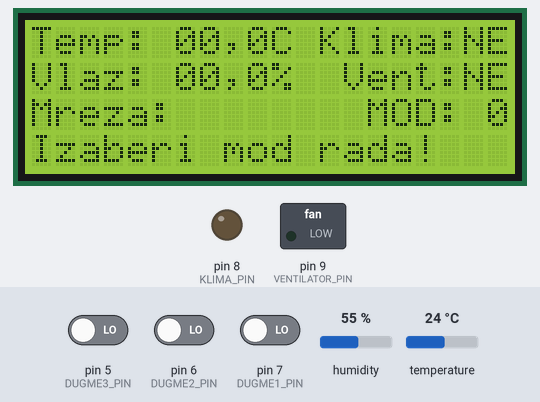
Bench run of a sketch on a simulated Arduino Uno, built with avr-gcc and run on an emulated ATmega328P. Parts: 20×4 character LCD, switched loads named in the sketch (green lamp = pin HIGH), output pins drawn as LEDs (lit = HIGH). Wiring (inferred from the names in the program): DS3231 clock at I2C address 0x68. Inputs (shaded band) come from the test bench; at power-on: temperature 24 °C, pin 5 (DUGME3_PIN) LOW, pin 6 (DUGME2_PIN) LOW, humidity 55 %, pin 7 (DUGME1_PIN) LOW. WiFi joins after 1.5 s; servers stay silent unless stated; uploads are accepted with an empty reply; the local clock reads 2024-03-15 10:24:30 at power-on unless the sketch sets it; random numbers use the default seed unless the sketch sets one.

Above: at 1.7 s.
1.8 s: temperature set to 1 °C
At 3.0 s:
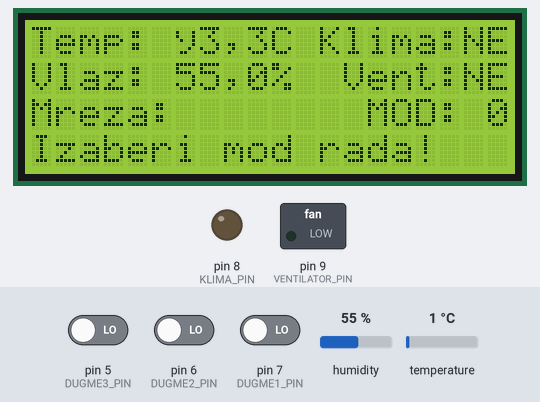
3.7 s: pin 5 (DUGME3_PIN) driven HIGH
At 5.8 s:
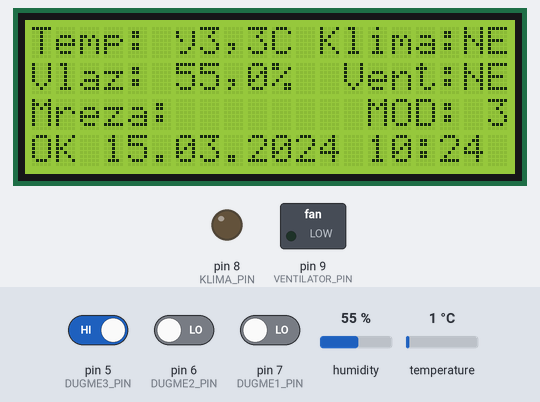
6.9 s: pin 6 (DUGME2_PIN) driven HIGH
At 9.7 s:
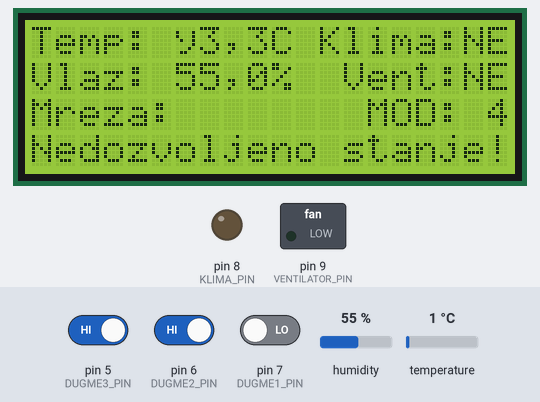
10.2 s: temperature set to 12 °C
At 13.6 s:
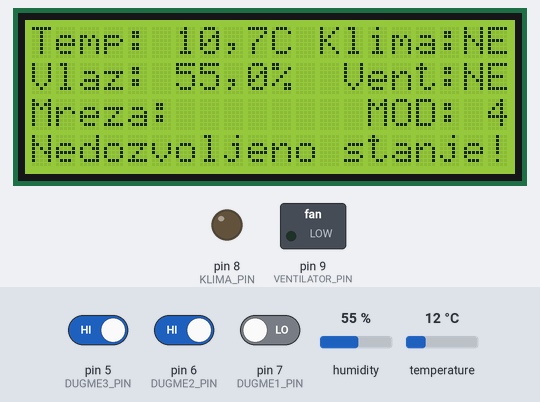
14.5 s: pin 5 (DUGME3_PIN) driven LOW
At 17.4 s:
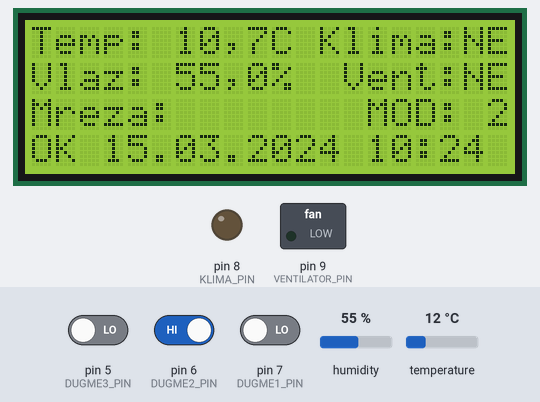
17.7 s: humidity set to 22 %
At 31.5 s:
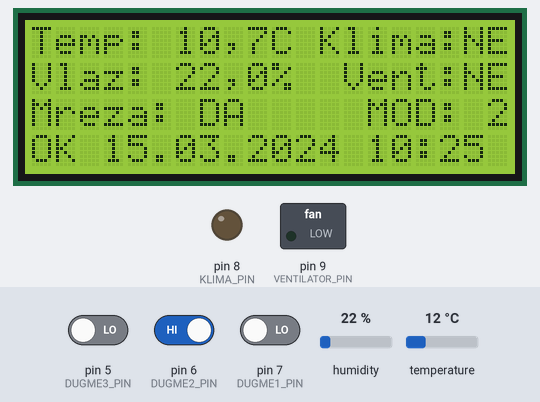
Timing chart, 0 to 31.8 s (numbered marks = the images above; inputs shaded):
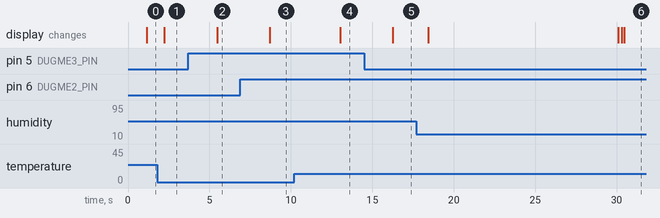

Measured:
- after the input at 3.7 s, the display: changes after 1.8 s (image 2)
- after the input at 6.9 s, the display: changes after 1.8 s (image 3)
- after the input at 10.2 s, the display: changes after 2.8 s (image 4)
- after the input at 14.5 s, the display: changes after 1.8 s (image 5)

The sketch:

sampinjoni-1.0.ino
```cpp
#include <SPI.h>
#include <Ethernet.h>
//#include <EthernetUdp.h>
#include <Wire.h>
#include <LiquidCrystal_I2C.h>
#include <DHT.h>
//#include <SD.h>
#include <avr/wdt.h>

#define DS3231_I2C_ADDRESS 0x68
#define SERIAL_NUMBER AUN1BK01
#define DEFAULT_MAC { 0xDE, 0xAD, 0x10, 0x00, 0x04, 0x56 };
#define DEFAULT_PORT 8888
#define DUGME1_PIN 7
#define DUGME2_PIN 6
#define DUGME3_PIN 5
#define KLIMA_PIN 8
#define VENTILATOR_PIN 9
//#define SD_KARTICA_PIN 10
#define DHT21_PIN 14
#define DHTTYPE DHT21

#define BUTTON_PERIOD 1000
#define SENSOR_PERIOD 2000
#define DISPLAY_PERIOD 1000
#define CONTROL_PERIOD 60000
#define NETWORK_PERIOD 30000
#define TIME_PERIOD 1000
//#define FILE_PERIOD 10000

typedef struct FAZA {
  unsigned int min_temperatura;
  unsigned int max_temperatura;
  //char min_vlaznost;
  // char max_vlaznost;
  int min_co2;
  int max_co2;
  boolean ventilator;
  boolean klima;
  char naziv;
};

DHT dht(DHT21_PIN, DHTTYPE);
LiquidCrystal_I2C lcd(0x27, 2, 1, 0, 4, 5, 6, 7, 3, POSITIVE);
//EthernetUDP Udp;
EthernetClient client;
byte _MAC_ADDRESS[] = DEFAULT_MAC;
const unsigned int _PORT = DEFAULT_PORT;
//char packetBuffer[UDP_TX_PACKET_MAX_SIZE];

char fileName[8]  =  "LOG.TXT";

char tempDisplayOutput[21]  =  "Temp: 00,0C Klima:NE";
char vlazDisplayOutput[21]  =  "Vlaz: 00,0%  Vent:NE";
char co2DisplayOutput[21]   =  "Mreza:        MOD: 0";
char timeDisplayOutput[21]  =  "OK 00.00.2000 00:00 ";
char beginDisplayOutput[21] =  "Izaberi mod rada!   ";
char errorDisplayOutput[21] =  "Nedozvoljeno stanje!";
char networkDisplayOutput[21] =  "Slanje podataka.....";
char networkOKDisplayOutput[21] =  "Slanje podataka...OK";
char networkFailDisplayOutput[21] =  "Slanje nije uspjelo!";

// SERIAL_NUMBER-TEMPERATURE-HUMIDITY-CO2-AC-VENT-MOD-DATE-MONTH-YEAR-HOUR-MINUTE-SECOND
char networkResponse[46] = "AUN1BK01-00.0-00.00000-NE-NE-0-00002000000000";

FAZA pocetnaFaza      = {0, 0, 0, 0, false, false, 0};
FAZA fazaPrva         = {200, 220, 4000, 6000, true, true, 1};
FAZA fazaDruga        = {140, 180, 4000, 6000, true, true, 2};
FAZA fazaTreca        = {160, 180, 1100, 1500, true, true, 3};
FAZA nedozvoljenaFaza = {0, 0, 0, 0, false, false, 4};
FAZA* trenutnaFaza;

unsigned long buttonTime, sensorTime, controlTime, displayTime, networkTime, timeTime; //,fileTime;

const IPAddress _IP_ADDRESS(192, 168, 1, 106);
const IPAddress _GATEWAY(192, 168, 1, 1);
const IPAddress _DNS(8, 8, 8, 8);
const IPAddress _SUBNET(255, 255, 255, 0);

void setup() {

  pinMode(DUGME1_PIN, INPUT);
  pinMode(DUGME2_PIN, INPUT);
  pinMode(DUGME3_PIN, INPUT);
  pinMode(KLIMA_PIN, OUTPUT);
  pinMode(VENTILATOR_PIN, OUTPUT);
  //pinMode(SD_KARTICA_PIN, OUTPUT);

  lcd.begin(20, 4);
  lcd.backlight();
 // if( Ethernet.begin(_MAC_ADDRESS) != 1 ){
    Ethernet.begin(_MAC_ADDRESS, _IP_ADDRESS, _DNS, _GATEWAY, _SUBNET);
 // }
  //Ethernet.begin(_MAC_ADDRESS, _IP_ADDRESS);
  //Udp.begin(DEFAULT_PORT);
  dht.begin();
  Wire.begin();
  //SD.begin(4);
  //setDS3231time(50,26,19,3,24,06,15);
  // Serial.begin(9600);
 wdt_enable(WDTO_8S);
   //wdt_enable(15);

  trenutnaFaza = &pocetnaFaza;

  buttonTime = millis();
  sensorTime = millis();
  controlTime = millis();
  displayTime = millis();
  networkTime = millis();
  timeTime = millis();
  // fileTime = millis();

}

void loop() {

  wdt_reset();

  if (millis() - timeTime  > TIME_PERIOD) {
    // provjeri stanje dugmadi
    timeAction();
    timeTime = millis();
  }

  wdt_reset();

  if ( millis() - buttonTime  > BUTTON_PERIOD) {
    // provjeri stanje dugmadi
    buttonAction();
    buttonTime = millis();
  }

  wdt_reset();

  if ( millis() - sensorTime > SENSOR_PERIOD) {
    // procitaj vrjednosti senzora
    sensorAction();
    sensorTime = millis();
  }

  wdt_reset();

  if (millis() - controlTime > CONTROL_PERIOD) {
    // preduzmi akciju paljenja uredjaja
    controlAction();
    controlTime = millis();
  }

  wdt_reset();

  if (  millis() - displayTime > DISPLAY_PERIOD) {
    // ispisi podatke na lcd
    displayAction();
    displayTime = millis();
  }

  wdt_reset();

  if ( millis() - networkTime > NETWORK_PERIOD) {
    // odgovori na mrezni upit
    networkAction();
    networkTime = millis();
  }

  //
  //  wdt_reset();
  //
  //  if ( millis() - fileTime > FILE_PERIOD) {
  //    // upisi na sd karticu
  //    fileAction();
  //    fileTime = millis();
  //  }

}

void buttonAction() {

  // ako je prvo pritisnuto onda je trenutnaFaza = fazaPrva itd...
  boolean valDugme1 = digitalRead(DUGME1_PIN) == HIGH;
  boolean valDugme2 = digitalRead(DUGME2_PIN) == HIGH;
  boolean valDugme3 = digitalRead(DUGME3_PIN) == HIGH;

  if      ( valDugme1 && !valDugme2 && !valDugme3 ) {
    trenutnaFaza = &fazaPrva;
  }
  else if ( !valDugme1 && valDugme2 && !valDugme3 ) {
    trenutnaFaza = &fazaDruga;
  }
  else if ( !valDugme1 && !valDugme2 && valDugme3 ) {
    trenutnaFaza = &fazaTreca;
  }
  else if ( !valDugme1 && !valDugme2 && !valDugme3 ) {
    trenutnaFaza = &pocetnaFaza;
  }
  else {
    trenutnaFaza = &nedozvoljenaFaza;
  }

  co2DisplayOutput[19] = trenutnaFaza->naziv + 48;
  networkResponse[29] = trenutnaFaza->naziv + 48;

}

void sensorAction() {

  unsigned int trenutnaTemperatura = dht.readTemperature() * 10 - 13;
  unsigned int trenutnaVlaznost = dht.readHumidity() * 10;
  unsigned int trenutniCO2 = random(4500, 5000) ;

  tempDisplayOutput[6] = networkResponse[9] = trenutnaTemperatura / 100 + 48;
  tempDisplayOutput[7] = networkResponse[10] = (trenutnaTemperatura % 100) / 10 + 48;
  tempDisplayOutput[9] = networkResponse[12] = trenutnaTemperatura % 10 + 48;

  vlazDisplayOutput[6] = networkResponse[14] = trenutnaVlaznost / 100 + 48;
  vlazDisplayOutput[7] = networkResponse[15] = (trenutnaVlaznost % 100) / 10 + 48;
  vlazDisplayOutput[9] = networkResponse[17] = trenutnaVlaznost % 10 + 48;

 // co2DisplayOutput[6]  = trenutniCO2 / 1000 + 48;
 // co2DisplayOutput[7]  = (trenutniCO2 % 1000) / 100 + 48;
  //co2DisplayOutput[8]  = (trenutniCO2 % 100) / 10 + 48;
 // co2DisplayOutput[9] = trenutniCO2 % 10 + 48;

}

void controlAction() {

  unsigned int trenutnaTemperatura = dht.readTemperature() * 10;

  if (trenutnaFaza->klima && (trenutnaTemperatura > trenutnaFaza->max_temperatura)) {

    //postavi bit za paljenje klime
    // klimaUkljucena = true;
    digitalWrite(KLIMA_PIN, HIGH);
    tempDisplayOutput[18] = 'D';
    tempDisplayOutput[19] = 'A';
    networkResponse[23] = 'D';
    networkResponse[24] = 'A';
  } else {

    //ugasi klimu
    // klimaUkljucena = false;
    digitalWrite(KLIMA_PIN, LOW);
    tempDisplayOutput[18] = 'N';
    tempDisplayOutput[19] = 'E';
    networkResponse[23] = 'N';
    networkResponse[24] = 'E';
  }

  if (trenutnaFaza->ventilator && (random(4500, 5000) > trenutnaFaza->max_co2)) {

    //postavi bit za paljenje ventilatora
    // ventilatorUkljucen = true;
    digitalWrite(VENTILATOR_PIN, HIGH);
    vlazDisplayOutput[18] = 'D';
    vlazDisplayOutput[19] = 'A';
    networkResponse[26] = 'D';
    networkResponse[27] = 'A';
  } else {

    //ugasi ventilator
    // ventilatorUkljucen = false;
    digitalWrite(VENTILATOR_PIN, LOW);
    vlazDisplayOutput[18] = 'N';
    vlazDisplayOutput[19] = 'E';
    networkResponse[26] = 'N';
    networkResponse[27] = 'E';
  }

}

void displayAction() {

  lcd.clear();

  lcd.setCursor(0, 0);
  lcd.print(tempDisplayOutput);

  lcd.setCursor(0, 1);
  lcd.print(vlazDisplayOutput);

  lcd.setCursor(0, 2);
  lcd.print(co2DisplayOutput);

  lcd.setCursor(0, 3);
  if (trenutnaFaza->naziv == 0) {
    lcd.print(beginDisplayOutput);
  }
  else if (trenutnaFaza->naziv == 4) {
    lcd.print(errorDisplayOutput);
  }
  else {
    lcd.print(timeDisplayOutput);
  }

}

void networkAction() {

  // send data over network
  // if there's data available, read a packet
  //  Serial.println(networkResponse);
  //  if (Udp.parsePacket())
  //  {
  //    // Udp.read(packetBuffer, UDP_TX_PACKET_MAX_SIZE);
  //    // Serial.println("REQUEST");
  //    Udp.beginPacket(Udp.remoteIP(), Udp.remotePort());
  //    // char  replyBuffer[reply.length() + 1];
  //    // reply.toCharArray(replyBuffer, reply.length() + 1);
  //    Udp.write(networkResponse);
  //    Udp.endPacket();
  //    Serial.println(networkResponse);
  //  }
wdt_disable();
  lcd.setCursor(0, 3);
  lcd.print(networkDisplayOutput);

  //networkResponse[17] = 48;

 int i = client.connect("adv-nemanjamarjan.rhcloud.com", 80);
 //int i = client.connect("192.168.1.2", 8080);


  if (i) {
    //Serial.println("connected");
    // Make a HTTP request:
    client.println("POST /rest/measurements/ HTTP/1.1");


  client.println("Host: adv-nemanjamarjan.rhcloud.com");
    //client.println("Host: 192.168.1.2");


    client.println("Connection: close");
    client.print("Content-Length: ");
    client.println(47);
    client.println();
    client.println(networkResponse);

    lcd.setCursor(0, 3);
    lcd.print(networkOKDisplayOutput);
    co2DisplayOutput[7] = 'D';
     co2DisplayOutput[8] = 'A';
  }
  else {
    lcd.setCursor(0, 3);
    lcd.print(networkFailDisplayOutput);
    co2DisplayOutput[7] = 'N';
     co2DisplayOutput[8] = 'E';
 }
  if (client.connected()) {
    client.stop();
  }
wdt_enable(WDTO_8S);
}

void timeAction()
{

  Wire.beginTransmission(DS3231_I2C_ADDRESS);
  Wire.write(0); // set DS3231 register pointer to 00h
  Wire.endTransmission();
  Wire.requestFrom(DS3231_I2C_ADDRESS, 7);

  char second = bcdToDec(Wire.read() & 0x3f);
  char minute = bcdToDec(Wire.read()) ;
  char hour = bcdToDec(Wire.read() & 0x7f) ;
  char date2 = bcdToDec(Wire.read());
  char date = bcdToDec(Wire.read());
  char month = bcdToDec(Wire.read());
  char year = bcdToDec(Wire.read()) ;

  //char networkResponse[50] = "1000456-00.0-00.0-0000-NE-NE-0-00002000000000";
  //char timeDisplayOutput[21]  =  "OK 00.00.2000 00:00 ";

  timeDisplayOutput[3] = networkResponse[31] = date / 10 + 48;
  timeDisplayOutput[4] = networkResponse[32] = date % 10 + 48;
  timeDisplayOutput[6] = networkResponse[33] = month / 10 + 48;
  timeDisplayOutput[7] = networkResponse[34] = month % 10 + 48;
  timeDisplayOutput[11] = networkResponse[37] = year / 10 + 48;
  timeDisplayOutput[12] = networkResponse[38] = year % 10 + 48;
  timeDisplayOutput[14] = networkResponse[39] = hour / 10 + 48;
  timeDisplayOutput[15] = networkResponse[40] = hour % 10 + 48;
  timeDisplayOutput[17] = networkResponse[41] = minute / 10 + 48;
  timeDisplayOutput[18] = networkResponse[42] = minute % 10 + 48;
  networkResponse[43] = second / 10 + 48;
  networkResponse[44] = second % 10 + 48;

}

//
//void fileAction() {
////  String fileName = "LOG.TXT";
////  Serial.println("FILE");
////  car  fileNameBuffer[fileName.length() + 1];
////  fileName.toCharArray(fileNameBuffer, fileName.length() + 1);
//
//  File dataFile = SD.open(fileName, FILE_WRITE);
//  if (dataFile) {
//    dataFile.println(networkResponse);
//    Serial.println("FILE");
//    Serial.println(networkResponse);
//    dataFile.close();
//  }
//}


// Convert normal decimal numbers to binary coded decimal
byte decToBcd(byte val)
{
  return ( (val / 10 * 16) + (val % 10) );
}
// Convert binary coded decimal to normal decimal numbers
byte bcdToDec(byte val)
{
  return ( (val / 16 * 10) + (val % 16) );
}
void setDS3231time(byte second, byte minute, byte hour, byte dayOfWeek, byte
                   dayOfMonth, byte month, byte year)
{
  // sets time and date data to DS3231
  Wire.beginTransmission(DS3231_I2C_ADDRESS);
  Wire.write(0); // set next input to start at the seconds register
  Wire.write(decToBcd(second)); // set seconds
  Wire.write(decToBcd(minute)); // set minutes
  Wire.write(decToBcd(hour)); // set hours
  Wire.write(decToBcd(dayOfWeek)); // set day of week (1=Sunday, 7=Saturday)
  Wire.write(decToBcd(dayOfMonth)); // set date (1 to 31)
  Wire.write(decToBcd(month)); // set month
  Wire.write(decToBcd(year)); // set year (0 to 99)
  Wire.endTransmission();
}
```
